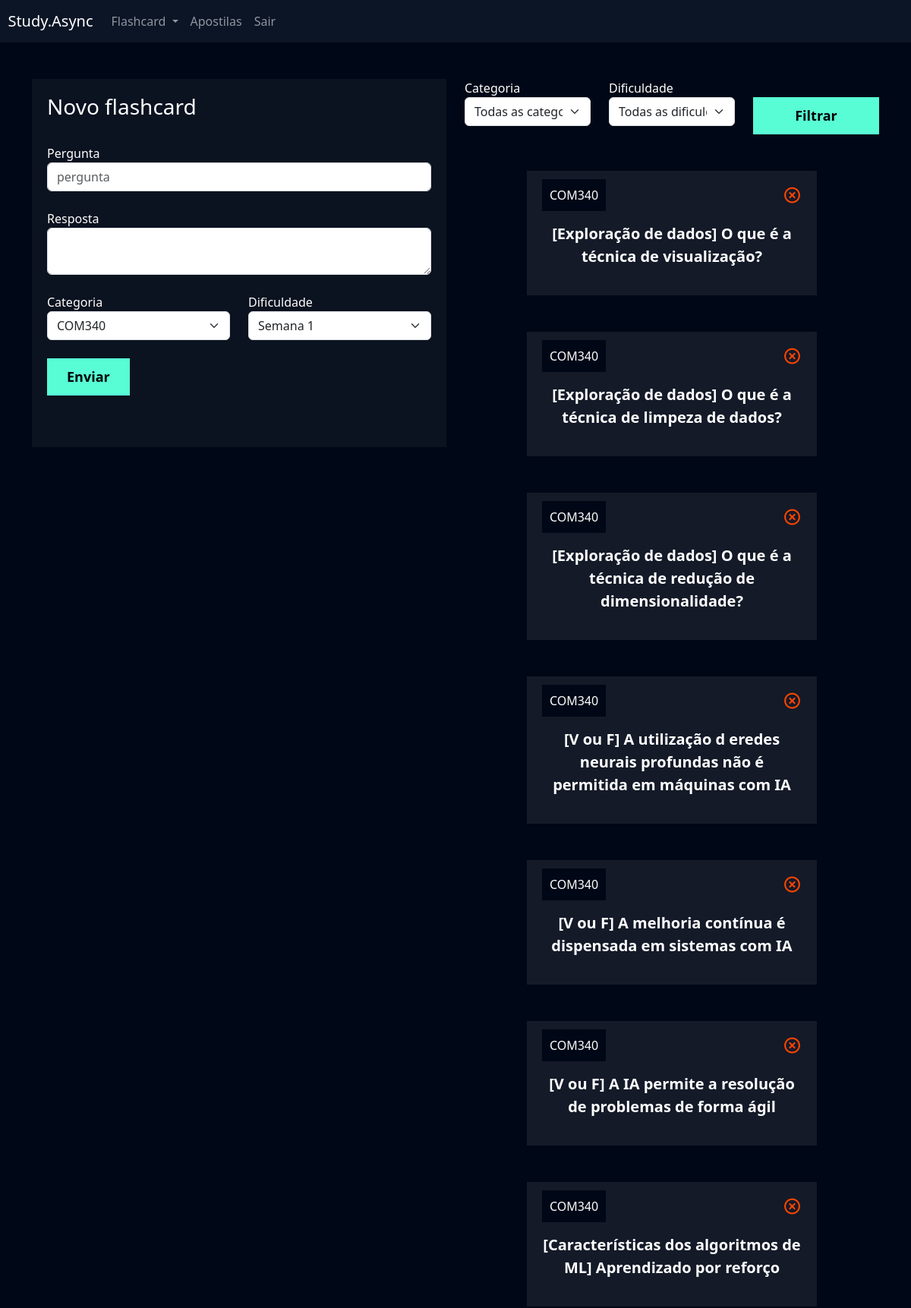
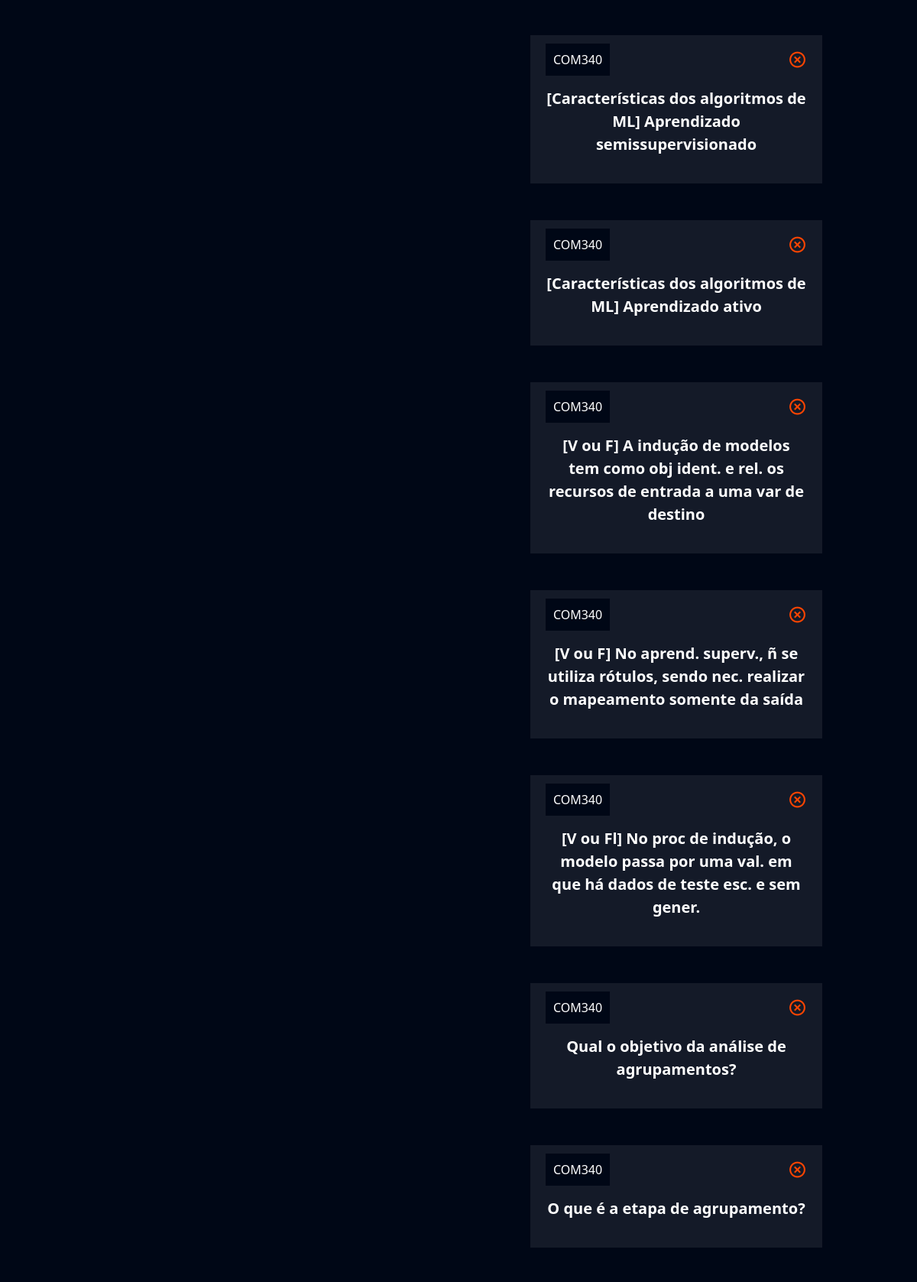
Page /flashcard/novo_flashcard/ (signed in, upper part) on the committed database (2 pictures, top to bottom).
### flashcard/models.py (models this page shows, shortened)
class Flashcard(models.Model):
    DIFICULDADE_CHOICES = (('1', 'Semana 1'), ('2', 'Semana 2'), ('3', 'Semana 3'), ('4', 'Semana 4'), ('5', 'Semana 5'), ('6', 'Semana 6'), ('7', 'Semana 7'), ('8', 'Semana 8'), ('9', 'Semana 9'))
    user = models.ForeignKey(User, on_delete=models.DO_NOTHING)
    pergunta = models.CharField(max_length=100)
    resposta = models.TextField()
    categoria = models.ForeignKey(Categoria, on_delete=models.DO_NOTHING)
    dificuldade = models.CharField(max_length=1, choices=DIFICULDADE_CHOICES)
    @property
    def css_dificuldade(self):
        if self.dificuldade == 'F':
            return 'flashcard-facil'
        elif self.dificuldade == 'M':
            return 'flashcard-medio'
        elif self.dificuldade == 'D':
            return 'flashcard-dificil'

class Categoria(models.Model):
    nome = models.CharField(max_length=20)
    def __str__(self):
        return self.nome

### flashcard/views.py (the view, shortened to what this page needs)
# urls.py: path('novo_flashcard/', views.novo_flashcard, name='novo_flashcard'),
def novo_flashcard(request):
    if not request.user.is_authenticated:
        return redirect('/usuarios/login')
    if request.method == 'GET':
        categorias = Categoria.objects.all()
        dificuldades = Flashcard.DIFICULDADE_CHOICES
        flashcards = Flashcard.objects.all()
        categoria_filtrar = request.GET.get('categoria')
        dificuldade_filtrar = request.GET.get('dificuldade')
        if categoria_filtrar:
            flashcards = flashcards.filter(categoria__id=categoria_filtrar)
        if dificuldade_filtrar:
            flashcards = flashcards.filter(dificuldade=dificuldade_filtrar)
        return render(
            request,
            'novo_flashcard.html',
            {
                'categorias': categorias,
                'dificuldades': dificuldades,
                'flashcards': flashcards
            }
        )

### flashcard/templates/novo_flashcard.html (shortened to what this page needs)
{% extends "base.html" %}
{% load static %}
{% block 'cabecalho' %}
    <link href="{% static 'usuarios/css/cadastro.css' %}" rel="stylesheet">
    <link href='https://unpkg.com/boxicons@2.1.4/css/boxicons.min.css' rel='stylesheet'>
    <link href="{% static 'flashcard/css/novo_flashcard.css' %}" rel="stylesheet">
{% endblock 'cabecalho' %}
{% block 'conteudo' %}
    {% include "partials/header.html" %}
    <div class="container">
        <br>
        <br>
        <div class="row">
            <div class="col-md">
                <div class="box-form">
                    <form action="{% url 'novo_flashcard' %}" method="POST"> {% csrf_token %}
                        <h3>Novo flashcard</h3>
                        <br>
                        <label>Pergunta</label>
                        <input type="text" class="form-control" placeholder="pergunta" name="pergunta">
                        <br>
                        <label>Resposta</label>
                        <textarea class="form-control" name="resposta"></textarea>
                        <br>
                        <div class="row">
                                <div class="col-md">
                                    <label for="">Categoria</label>
                                    <select class="form-select" name="categoria">
                                        {% for categoria in categorias %}
                                            <option value="{{categoria.id}}">{{categoria.nome}}</option>
                                        {% endfor %}
                                    </select>
                                </div>
                                <div class="col-md">
                                    <label for="">Dificuldade</label>
                                    <select class="form-select" name="dificuldade">
                                        {% for dificuldade in dificuldades %}
                                            <option value="{{dificuldade.0}}">{{dificuldade.1}}</option>
                                        {% endfor %}
                                    </select>
                                </div>
                        </div>
                        <br>
                        <input type="submit" value="Enviar" class="btn-cadastro">
                        <br>
                        <br>
                        <br>
                    </form>
                </div>
            </div>
            <div class="col-md">
                <form action="{% url 'novo_flashcard' %}" method="GET"> {% csrf_token %}
                    <div class="row">
                        <div class="col-md">
                            <label for="">Categoria</label>
                            <select name="categoria" id="" class="form-select">
                                <option value="">Todas as categorias</option>
                            </select>
                        </div>
                        <div class="col-md">
                            <label for="">Dificuldade</label>
                            <select name="dificuldade" id="" class="form-select">
                                <option value="">Todas as dificuldades</option>
                            </select>
                        </div>
                        <div class="col-md">
                            <br>
                            <input type="submit" style="width: 100%" value="Filtrar" class="btn-cadastro">
                        </div>
                    </div>
                </form>
                <br>
                <br>
                {% for flash in flashcards %}
                    <div class="box-new-flashcard"  onclick="flip_card({{flash.id}})">
                        <div class="flashcard {{flash.css_dificuldade}}">
                            <div class="flashcard-categoria">
                                {{flash.categoria}}
                            </div>
                            <a href="{% url 'deletar_flashcard' flash.id %}"><i class='icone-exit bx bx-x-circle'></i></a>
                            <br>
                            <br>
                            <div class="flashcard-box-item">
                                <p class="flashcard-item">{{flash.pergunta}}</p>
                            </div>
                        </div>
                    </div>
                    <br>
                    <br>
                {% endfor %}
            </div>
        </div>
    </div>
{% endblock 'conteudo' %}

### templates/static/geral/css/base.css (style rules this page uses)
:root { --main-color: #0b1526; --dark-color: #000716; --secondary-dark-color: rgb(15, 2, 26); --light-color: #00c1f3; --contrast-color: #f4c96b; --differential-color: #58fcd5; }
body { background-color: var(--dark-color) !important; color: white !important; }

### templates/static/usuarios/css/cadastro.css (style rules this page uses)
* { margin: 0; padding: 0; }
.box-form { padding: 20px; background-color: rgba(217,217,217, .05); color: white !important; }
.btn-cadastro { padding: 10px; background-color: #58fcd5; border: none; border: 1px solid #58fcd5; font-size: 18px; font-weight: bold; padding-left: 25px; padding-right: 25px; }

### templates/static/flashcard/css/novo_flashcard.css (style rules this page uses)
.box-new-flashcard { width: 70%; margin: auto; }
.flashcard { background-color: rgba(255, 255, 255, .08); padding: 20px; }
.flashcard-box-item { text-align: center; }
.flashcard p { font-size: 20px; font-weight: bold; cursor: pointer; }
.flashcard-categoria { background-color: var(--dark-color); display: inline; padding: 10px; }
.icone-exit { float: right; font-size: 25px; color: orangered; }

### rows in the picture
Flashcard: categoria "COM340", pergunta "[Exploração de dados] O que é a técnica de visualização?"
Flashcard: categoria "COM340", pergunta "[Exploração de dados] O que é a técnica de limpeza de dados?"
Flashcard: categoria "COM340", pergunta "[Exploração de dados] O que é a técnica de redução de dimensionalidade?"
Flashcard: categoria "COM340", pergunta "[V ou F] A utilização d eredes neurais profundas não é permitida em máquinas com IA"
Flashcard: categoria "COM340", pergunta "[V ou F] A melhoria contínua é dispensada em sistemas com IA"
Flashcard: categoria "COM340", pergunta "[V ou F] A IA permite a resolução de problemas de forma ágil"
Flashcard: categoria "COM340", pergunta "[Características dos algoritmos de ML] Aprendizado por reforço"
Flashcard: categoria "COM340", pergunta "[Características dos algoritmos de ML] Aprendizado semissupervisionado"
Flashcard: categoria "COM340", pergunta "[Características dos algoritmos de ML] Aprendizado ativo"
Flashcard: categoria "COM340", pergunta "[V ou F] A indução de modelos tem como obj ident. e rel. os recursos de entrada a uma var de destino"
Flashcard: categoria "COM340", pergunta "[V ou F] No aprend. superv., ñ se utiliza rótulos, sendo nec. realizar o mapeamento somente da saída"
Flashcard: categoria "COM340", pergunta "[V ou Fl] No proc de indução, o modelo passa por uma val. em que há dados de teste esc. e sem gener."
Flashcard: categoria "COM340", pergunta "Qual o objetivo da análise de agrupamentos?"
Flashcard: categoria "COM340", pergunta "O que é a etapa de agrupamento?"

### other values in the picture
form field categoria "COM340"
form field dificuldade "Semana 1"
